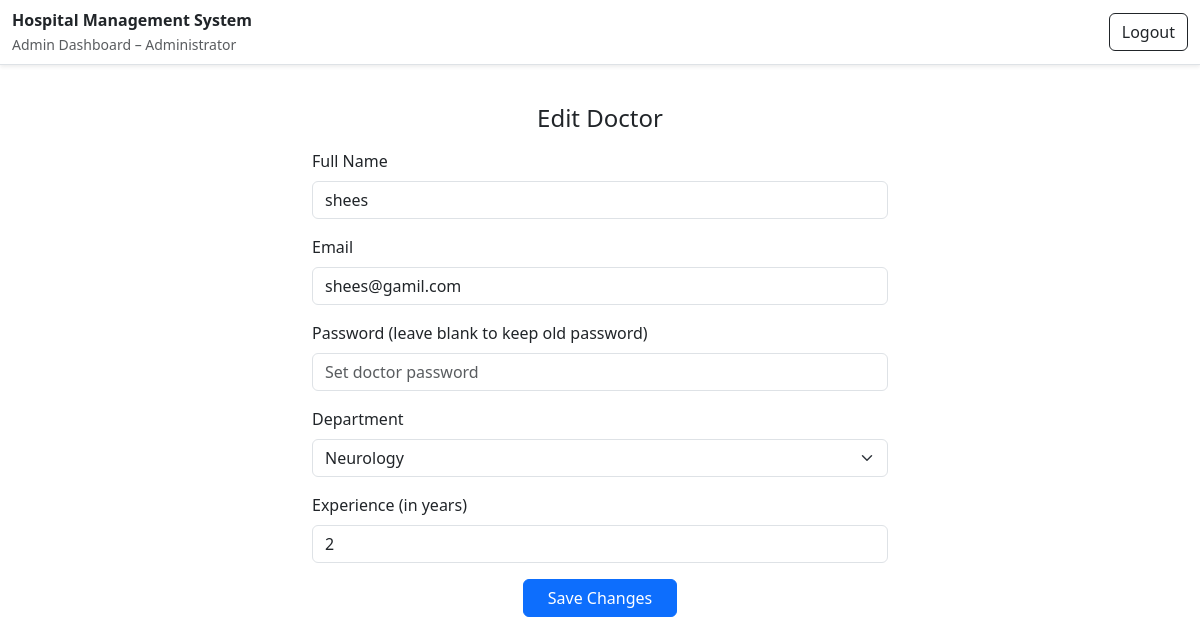
The app's page /admin/doctor/edit/2 (signed in), older data.
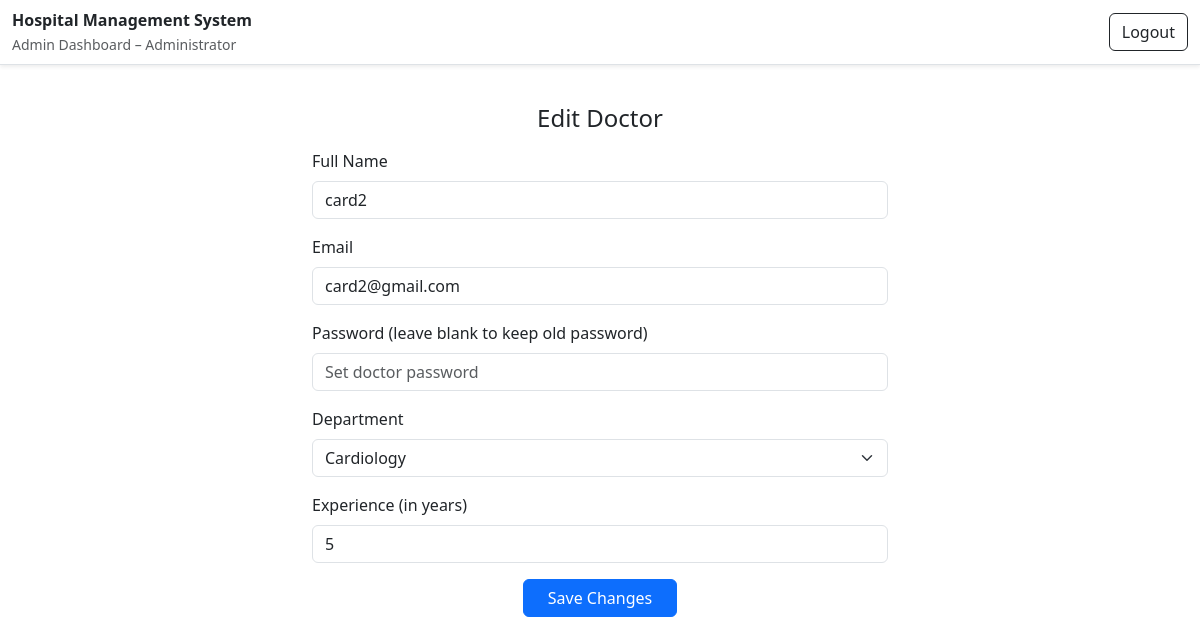
The same page, newer data.
### database/model.py (models this page shows)
class Doctor(db.Model):
  doctor_id = db.Column(db.Integer, primary_key=True)
  full_name = db.Column(db.String(64), nullable = False)
  email = db.Column(db.String(254), nullable=False, unique=True)
  password = db.Column(db.String(256), nullable=False)
  department_id = db.Column(db.Integer, db.ForeignKey('department.department_id'))  # dropdown values
  experience  = db.Column(db.Integer)      # years of experience (whole years)
  appointments = db.relationship('Appointment', backref='doctor', lazy=True)

class Department(db.Model):
  department_id = db.Column(db.Integer, primary_key=True)
  department_name = db.Column(db.String(40), nullable=False, unique=True)
  description = db.Column(db.Text, nullable=True)
  doctors = db.relationship('Doctor', backref='department', lazy=True)

### controllers/admin.py (the view, shortened to what this page needs)
    @app.route("/admin/doctor/edit/<int:doctor_id>", methods=["GET", "POST"])
    @admin_required
    def edit_doctor(doctor_id):
        doctor = Doctor.query.get(doctor_id)
        if not doctor:
            flash("Doctor not found.", "warning")
            return redirect(url_for("admin_doctors"))
        departments = Department.query.all()
        return render_template("admin/parts/add_doctor.html", doctor=doctor, departments=departments, mode='edit')

### controllers/admin.py (called while the page is built)
def admin_required(view_func):
    @wraps(view_func)
    def wrapper(*args, **kwargs):
        if 'user_id' not in session:
            flash('Please log in first.')
            return redirect(url_for('login'))
        if session.get('role') != 'admin':
            flash('Access denied: Admins only.')
            return redirect(url_for('login'))
        return view_func(*args, **kwargs)
    return wrapper

### templates/admin/parts/add_doctor.html (shortened to what this page needs)
{% extends "admin/admin_base.html" %}
{% block content %}
<div class="container mt-4" style="max-width: 600px;">
  <h4 class="mb-3 text-center">
    {{ "Edit Doctor" if mode == "edit" else "Add New Doctor" }}
  </h4>
  <form method="POST" action="{{ form_action }}">
    <div class="mb-3">
      <label class="form-label">Full Name</label>
      <input type="text" name="full_name" class="form-control"
             placeholder="Enter doctor's full name"
             value="{{ doctor.full_name if doctor else '' }}"
             required>
    </div>
    <div class="mb-3">
      <label class="form-label">Email</label>
      <input type="email" name="email" class="form-control"
             placeholder="Enter email address"
             value="{{ doctor.email if doctor else '' }}"
             required>
    </div>
    <div class="mb-3">
      <label class="form-label">
        Password
        {% if mode == "edit" %}(leave blank to keep old password){% endif %}
      </label>
      <input type="password" name="password" class="form-control"
             placeholder="Set doctor password">
    </div>
    <div class="mb-3">
      <label class="form-label">Department</label>
      <select name="department_id" class="form-select" required>
        {% for dept in departments %}
          <option value="{{ dept.department_id }}"
            {% if doctor and doctor.department_id == dept.department_id %}
                selected
            {% endif %}>
            {{ dept.department_name }}
          </option>
        {% endfor %}
      </select>
    </div>
    <div class="mb-3">
      <label class="form-label">Experience (in years)</label>
      <input type="number" name="experience" class="form-control" min="0"
             placeholder="Enter years of experience"
             value="{{ doctor.experience if doctor else '' }}">
    </div>
    <div class="text-center">
      <button type="submit" class="btn btn-primary px-4">
        {{ "Save Changes" if mode == "edit" else "Add Doctor" }}
      </button>
    </div>
  </form>
</div>
{% endblock %}

Row changes from the older to the newer data that the page shows:
changed Doctor: full_name "shees" → "card2"; email "shees@gamil.com" → "card2@gmail.com"; department_id "Neurology" → "Cardiology"; experience "2" → "5"
